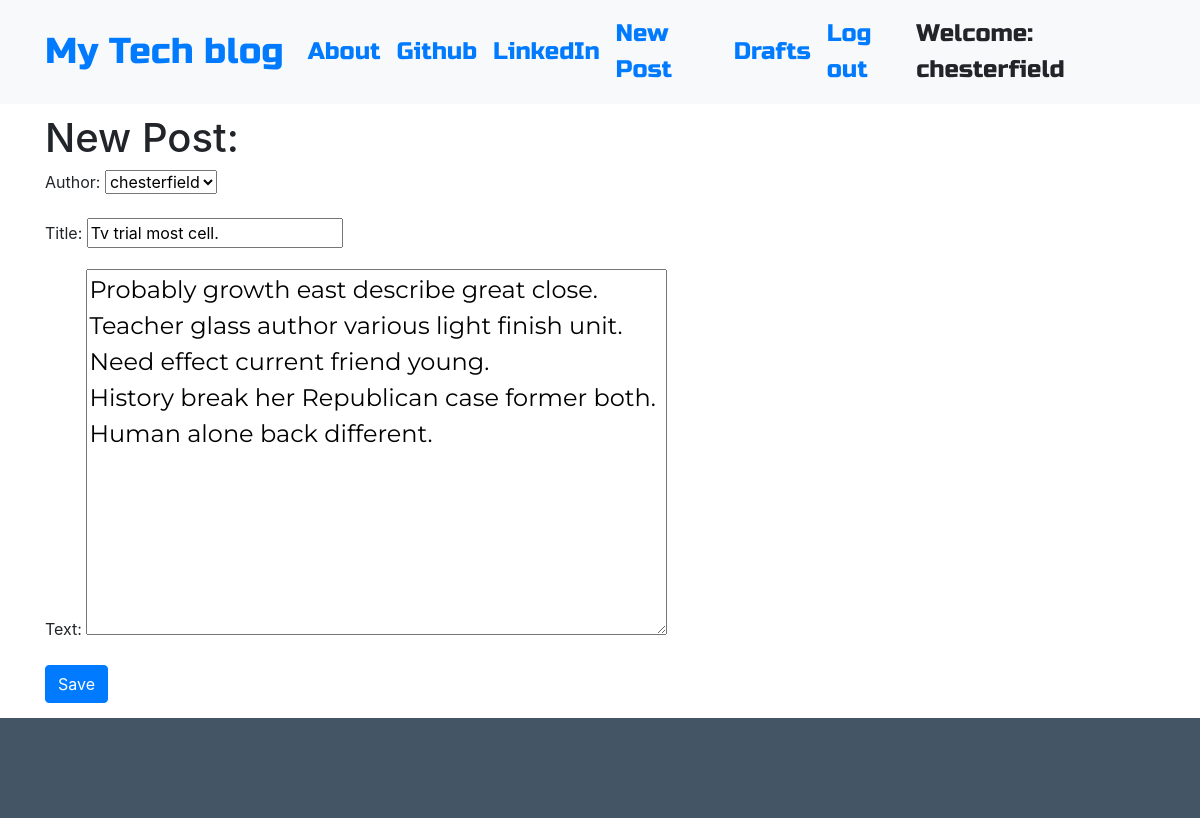
Screenshot of /blog/post/82/edit/ (signed in) with the database file from the repository.
### blog/models.py (models this page shows, shortened)
class Post(models.Model):
    author = models.ForeignKey('auth.User', on_delete=models.CASCADE)
    title = models.CharField(max_length=255)
    text = models.TextField()
    created_date = models.DateTimeField(default=timezone.now)
    published_date = models.DateTimeField(blank=True, null=True)

### blog/views.py (the view)
# urls.py: path('post/<int:pk>/edit/', views.PostUpdateView.as_view(), name='post_edit'),
class PostUpdateView(LoginRequiredMixin, UpdateView):
    login_url = '/login/'
    redirect_field_name = 'blog/post_detail.html'
    form_class = PostForm
    model = Post

### blog/forms.py
class PostForm(forms.ModelForm):
    class Meta:
        model = Post
        fields = ('author','title', 'text', )
        widgets = {
            'title': forms.TextInput(attrs={'class': 'textinputclass'}),
            'text': forms.Textarea(attrs={'class': 'editable medium-editor-textarea postcontent'}),
        }

### blog/templates/blog/post_form.html (shortened to what this page needs)
{% extends 'blog/base.html' %}
{% block content %}
  <h1>New Post:</h1>
  <form method="POST" class="post-form">
    {{ form.as_p }}
    <input type="submit" class='btn btn-primary' value="Save" />
  </form>
{% endblock %}

### blog/templates/blog/base.html (shortened to what this page needs)
<!DOCTYPE html>
{% load static %}
<html>
  <head>
    <link rel="stylesheet" href="https://stackpath.bootstrapcdn.com/bootstrap/4.1.3/css/bootstrap.min.css"
>
    <link href="https://maxcdn.bootstrapcdn.com/font-awesome/4.7.0/css/font-awesome.min.css" rel="stylesheet">
    <link rel="stylesheet" href="//cdn.jsdelivr.net/medium-editor/latest/css/medium-editor.min.css" type="text/css" media="screen" charset="utf-8">
    <link rel="stylesheet" href="{% static 'css/blog.css' %}">
  </head>
  <body class='loader'>
    <nav class="navbar navbar-expand-lg bg-light techfont">
      <div class="container">
        <div class="navbar-nav align-items-center">
          <a class="navbar-brand bigbrand" href="{% url 'post_list' %}">My Tech blog</a>
          <a class="nav-item nav-link" href="{% url 'about' %}">About</a>
          <a class="nav-item nav-link" href="https://www.github.com">Github</a>
          <a class="nav-item nav-link" href="https://www.linkedin.com">LinkedIn</a>
        </div>
        <div class="navbar-nav align-items-center ml-auto">
          {% if user.is_authenticated %}
            <a class="nav-item nav-link" href="{% url 'post_new' %}">New Post</a>
            <a class="nav-item nav-link" href="{% url 'post_draft_list' %}">Drafts</a>
            <a class="nav-item nav-link" href="{% url 'logout' %}">Log out</a>
            <a >Welcome: {{ user.username }}</a>
          {% else %}
            <a class="nav-item nav-link" href="{% url 'login' %}" aria-label="Login">
              <span class="fa fa-user" aria-hidden="true"></span></a>
          {% endif %}
        </div>
      </div>
    </nav>
          <div class="content container">
              <div class="row home-posts">
                  <div class="col-md-8">
                    <div class="blog_posts">
                      {% block content %}
                      {% endblock %}
                    </div>
                  </div>
              </div>
          </div>
    <footer></footer>
  </body>
</html>

### blog/static/css/blog.css (style rules this page uses)
.techfont { font-family: 'Russo One', sans-serif; font-size: 1.5em; margin-bottom: 10px; }
.postcontent { font-family: 'Montserrat'; font-size: 1.5em; }
.bigbrand { font-size: 1.5em; }
footer { position: relative; top: 15px; clear: both; height: 100px; background: #456; }

### rows the page displays
Post: author "chesterfield", title "Tv trial most cell.", text "Probably growth east describe great close. Teacher glass author various light finish unit. Need effect current friend young. History break her Republican case former both. Human alone back different."

### other values shown
{{ user.username }} "chesterfield"
